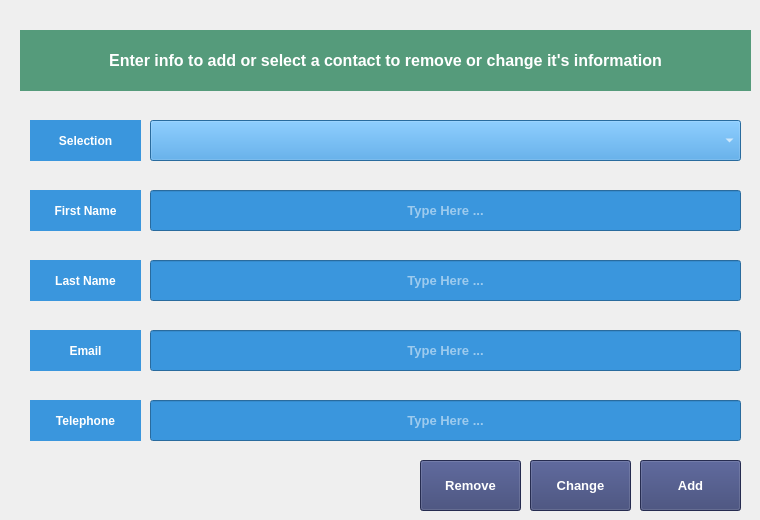
    <widget class="QWidget" name="tab">
     <attribute name="title">
      <string>Contacts Manager</string>
     </attribute>
     <widget class="QLabel" name="label_name">
      <property name="geometry">
       <rect>
        <x>30</x>
        <y>190</y>
        <width>111</width>
        <height>41</height>
       </rect>
      </property>
      <property name="font">
       <font>
        <pointsize>9</pointsize>
        <weight>75</weight>
        <bold>true</bold>
       </font>
      </property>
      <property name="styleSheet">
       <string notr="true">background-color:#3A96DD;color:white;border-radius:0.5em</string>
      </property>
      <property name="text">
       <string>First Name</string>
      </property>
      <property name="alignment">
       <set>Qt::AlignCenter</set>
      </property>
     </widget>
     <widget class="QLabel" name="label_name2">
      <property name="geometry">
       <rect>
        <x>30</x>
        <y>260</y>
        <width>111</width>
        <height>41</height>
       </rect>
      </property>
      <property name="font">
       <font>
        <pointsize>9</pointsize>
        <weight>75</weight>
        <bold>true</bold>
       </font>
      </property>
      <property name="styleSheet">
       <string notr="true">background-color:#3A96DD;color:white;border-radius:0.5em</string>
      </property>
      <property name="text">
       <string>Last Name</string>
      </property>
      <property name="alignment">
       <set>Qt::AlignCenter</set>
      </property>
     </widget>
     <widget class="QLineEdit" name="lineEdit_name">
      <property name="geometry">
       <rect>
        <x>150</x>
        <y>190</y>
        <width>591</width>
        <height>41</height>
       </rect>
      </property>
      <property name="font">
       <font>
        <pointsize>10</pointsize>
        <weight>75</weight>
        <bold>true</bold>
       </font>
      </property>
      <property name="statusTip">
       <string>First Name</string>
      </property>
      <property name="styleSheet">
       <string notr="true">background-color:#3A96DD;color:white;border-radius:0.5em</string>
      </property>
      <property name="text">
       <string/>
      </property>
      <property name="alignment">
       <set>Qt::AlignCenter</set>
      </property>
      <property name="placeholderText">
       <string>Type Here ...</string>
      </property>
      <property name="clearButtonEnabled">
       <bool>true</bool>
      </property>
     </widget>
     <widget class="QLabel" name="label_email">
      <property name="geometry">
       <rect>
        <x>30</x>
        <y>330</y>
        <width>111</width>
        <height>41</height>
       </rect>
      </property>
      <property name="font">
       <font>
        <pointsize>9</pointsize>
        <weight>75</weight>
        <bold>true</bold>
       </font>
      </property>
      <property name="styleSheet">
       <string notr="true">background-color:#3A96DD;color:white;border-radius:0.5em</string>
      </property>
      <property name="text">
       <string>Email</string>
      </property>
      <property name="alignment">
       <set>Qt::AlignCenter</set>
      </property>
     </widget>
     <widget class="QLabel" name="label_telephone">
      <property name="geometry">
       <rect>
        <x>30</x>
        <y>400</y>
        <width>111</width>
        <height>41</height>
       </rect>
      </property>
      <property name="font">
       <font>
        <pointsize>9</pointsize>
        <weight>75</weight>
        <bold>true</bold>
       </font>
      </property>
      <property name="styleSheet">
       <string notr="true">background-color:#3A96DD;color:white;border-radius:0.5em</string>
      </property>
      <property name="text">
       <string>Telephone</string>
      </property>
      <property name="alignment">
       <set>Qt::AlignCenter</set>
      </property>
     </widget>
     <widget class="QPushButton" name="pushButton_add">
      <property name="geometry">
       <rect>
        <x>640</x>
        <y>460</y>
        <width>101</width>
        <height>51</height>
       </rect>
      </property>
      <property name="font">
       <font>
        <pointsize>10</pointsize>
        <weight>75</weight>
        <bold>true</bold>
       </font>
      </property>
      <property name="cursor">
       <cursorShape>PointingHandCursor</cursorShape>
      </property>
      <property name="statusTip">
       <string>Add Contact</string>
      </property>
      <property name="styleSheet">
       <string notr="true">background-color:#353E70;color:white;border-radius:0.5em</string>
      </property>
      <property name="text">
       <string>Add</string>
      </property>
     </widget>
     <widget class="QLineEdit" name="lineEdit_name2">
      <property name="geometry">
       <rect>
        <x>150</x>
        <y>260</y>
        <width>591</width>
        <height>41</height>
       </rect>
      </property>
      <property name="font">
       <font>
        <pointsize>10</pointsize>
        <weight>75</weight>
        <bold>true</bold>
       </font>
      </property>
      <property name="statusTip">
       <string>Last Name</string>
      </property>
      <property name="styleSheet">
       <string notr="true">background-color:#3A96DD;color:white;border-radius:0.5em</string>
      </property>
      <property name="text">
       <string/>
      </property>
      <property name="alignment">
       <set>Qt::AlignCenter</set>
      </property>
      <property name="placeholderText">
       <string>Type Here ...</string>
      </property>
      <property name="clearButtonEnabled">
       <bool>true</bool>
      </property>
     </widget>
     <widget class="QLineEdit" name="lineEdit_email">
      <property name="geometry">
       <rect>
        <x>150</x>
        <y>330</y>
        <width>591</width>
        <height>41</height>
       </rect>
      </property>
      <property name="font">
       <font>
        <pointsize>10</pointsize>
        <weight>75</weight>
        <bold>true</bold>
       </font>
      </property>
      <property name="statusTip">
       <string>Email Address</string>
      </property>
      <property name="styleSheet">
       <string notr="true">background-color:#3A96DD;color:white;border-radius:0.5em</string>
      </property>
      <property name="text">
       <string/>
      </property>
      <property name="alignment">
       <set>Qt::AlignCenter</set>
      </property>
      <property name="placeholderText">
       <string>Type Here ...</string>
      </property>
      <property name="clearButtonEnabled">
       <bool>true</bool>
      </property>
     </widget>
     <widget class="QLineEdit" name="lineEdit_telephone">
      <property name="geometry">
       <rect>
        <x>150</x>
        <y>400</y>
        <width>591</width>
        <height>41</height>
       </rect>
      </property>
      <property name="font">
       <font>
        <pointsize>10</pointsize>
        <weight>75</weight>
        <bold>true</bold>
       </font>
      </property>
      <property name="statusTip">
       <string>Telephone Number</string>
      </property>
      <property name="styleSheet">
       <string notr="true">background-color:#3A96DD;color:white;border-radius:0.5em</string>
      </property>
      <property name="text">
       <string/>
      </property>
      <property name="alignment">
       <set>Qt::AlignCenter</set>
      </property>
      <property name="placeholderText">
       <string>Type Here ...</string>
      </property>
      <property name="clearButtonEnabled">
       <bool>true</bool>
      </property>
     </widget>
     <widget class="QPushButton" name="pushButton_change">
      <property name="geometry">
       <rect>
        <x>530</x>
        <y>460</y>
        <width>101</width>
        <height>51</height>
       </rect>
      </property>
      <property name="font">
       <font>
        <pointsize>10</pointsize>
        <weight>75</weight>
        <bold>true</bold>
       </font>
      </property>
      <property name="cursor">
       <cursorShape>PointingHandCursor</cursorShape>
      </property>
      <property name="statusTip">
       <string>Change Selected Contact</string>
      </property>
      <property name="styleSheet">
       <string notr="true">background-color:#353E70;color:white;border-radius:0.5em</string>
      </property>
      <property name="text">
       <string>Change</string>
      </property>
     </widget>
     <widget class="QPushButton" name="pushButton_remove">
      <property name="geometry">
       <rect>
        <x>420</x>
        <y>460</y>
        <width>101</width>
        <height>51</height>
       </rect>
      </property>
      <property name="font">
       <font>
        <pointsize>10</pointsize>
        <weight>75</weight>
        <bold>true</bold>
       </font>
      </property>
      <property name="cursor">
       <cursorShape>PointingHandCursor</cursorShape>
      </property>
      <property name="statusTip">
       <string>Remove Selected Contact</string>
      </property>
      <property name="styleSheet">
       <string notr="true">background-color:#353E70;color:white;border-radius:0.5em</string>
      </property>
      <property name="text">
       <string>Remove</string>
      </property>
     </widget>
     <widget class="QComboBox" name="comboBox_select">
      <property name="geometry">
       <rect>
        <x>150</x>
        <y>120</y>
        <width>591</width>
        <height>41</height>
       </rect>
      </property>
      <property name="font">
       <font>
        <weight>75</weight>
        <bold>true</bold>
       </font>
      </property>
      <property name="styleSheet">
       <string notr="true">background-color:#3A96DD;color:white;border-radius:0.5em</string>
      </property>
     </widget>
     <widget class="QLabel" name="label_select">
      <property name="geometry">
       <rect>
        <x>30</x>
        <y>120</y>
        <width>111</width>
        <height>41</height>
       </rect>
      </property>
      <property name="font">
       <font>
        <pointsize>9</pointsize>
        <weight>75</weight>
        <bold>true</bold>
       </font>
      </property>
      <property name="styleSheet">
       <string notr="true">background-color:#3A96DD;color:white;border-radius:0.5em</string>
      </property>
      <property name="text">
       <string>Selection</string>
      </property>
      <property name="alignment">
       <set>Qt::AlignCenter</set>
      </property>
     </widget>
     <widget class="QLabel" name="label_tab1">
      <property name="geometry">
       <rect>
        <x>20</x>
        <y>30</y>
        <width>731</width>
        <height>61</height>
       </rect>
      </property>
      <property name="font">
       <font>
        <pointsize>12</pointsize>
        <weight>75</weight>
        <bold>true</bold>
       </font>
      </property>
      <property name="styleSheet">
       <string notr="true">background-color:#559B7B;color:white;border-radius:1em</string>
      </property>
      <property name="text">
       <string>Enter info to add or select a contact to remove or change it's information</string>
      </property>
      <property name="alignment">
       <set>Qt::AlignCenter</set>
      </property>
     </widget>
    </widget>
